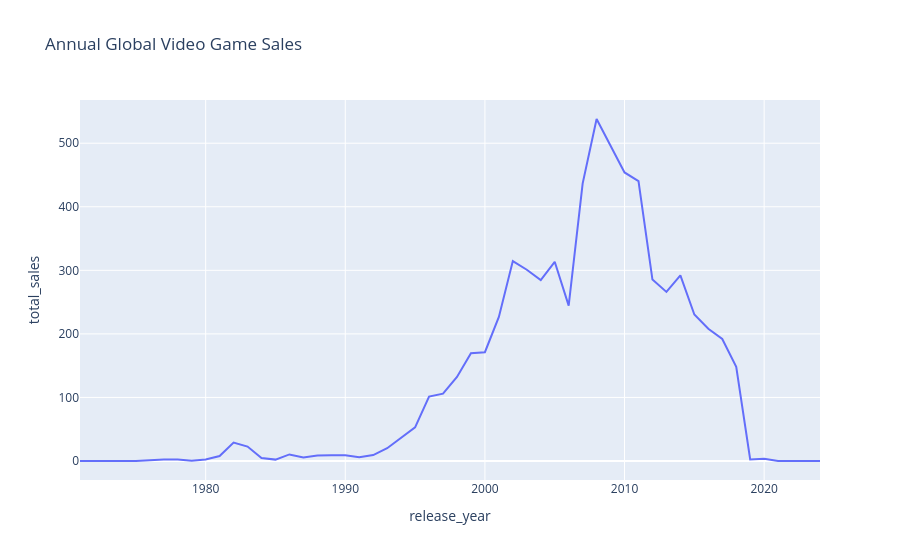

This figure's notebook cell:
### Markdown cell above
## Objective 3: Build an interactive dashboard

- Create a line chart to plot total sales by year
- Create a bar chart of the top ten selling titles of all time
- Add the two charts to a dashboard that allows the user to select "title", "genre", "publisher", "developer", and "console" with a dropdown, and "total_sales", "jp_sales", "na_sales", "pal_sales" and "other_sales" with radio buttons
- Use the dropdown menu to control the category labels in the bar chart and the radio buttons to control the sales figures shown both charts

### Code cell
# ============================================================================
# STATIC VISUALIZATION - LINE CHART
# ============================================================================
# Create line chart showing sales trends over time
# This provides quick preview before building interactive dashboard
px.line(annual_sales, x='release_year', y='total_sales', title='Annual Global Video Game Sales')

### Figure 1 — Plotly figure (JSON) as saved in the notebook; plotly's stock layout.template omitted (floating-point values rounded to 4 significant figures)
{"data": [{"hovertemplate": "release_year=%{x}<br>total_sales=%{y}<extra></extra>", "legendgroup": "", "line": {"color": "#636efa", "dash": "solid"}, "marker": {"symbol": "circle"}, "mode": "lines", "name": "", "orientation": "v", "showlegend": false, "type": "scatter", "x": [1971.0, 1973.0, 1975.0, 1977.0, 1978.0, 1979.0, 1980.0, 1981.0, 1982.0, 1983.0, 1984.0, 1985.0, 1986.0, 1987.0, 1988.0, 1989.0, 1990.0, 1991.0, 1992.0, 1993.0, 1994.0, 1995.0, 1996.0, 1997.0, 1998.0, 1999.0, 2000.0, 2001.0, 2002.0, 2003.0, 2004.0, 2005.0, 2006.0, 2007.0, 2008.0, 2009.0, 2010.0, 2011.0, 2012.0, 2013.0, 2014.0, 2015.0, 2016.0, 2017.0, 2018.0, 2019.0, 2020.0, 2021.0, 2022.0, 2023.0, 2024.0], "xaxis": "x", "y": [0.0, 0.0, 0.0, 2.5, 2.36, 0.31, 2.26, 7.73, 28.99, 22.68, 4.85, 2.19, 10.35, 5.59, 8.73, 9.12, 9.07, 6.05, 9.38, 20.16, 36.85, 52.98, 101.4, 105.9, 132.2, 169.6, 171.1, 226.8, 314.5, 300.9, 284.7, 313.5, 244.4, 436.4, 538.1, 495.4, 454.0, 440.3, 285.5, 266.0, 292.1, 230.4, 208.0, 192.0, 148.0, 2.55, 3.45, 0.0, 0.0, 0.0, 0.0], "yaxis": "y"}], "layout": {"legend": {"tracegroupgap": 0}, "title": {"text": "Annual Global Video Game Sales"}, "xaxis": {"anchor": "y", "domain": [0, 1], "title": {"text": "release_year"}}, "yaxis": {"anchor": "x", "domain": [0, 1], "title": {"text": "total_sales"}}}}
